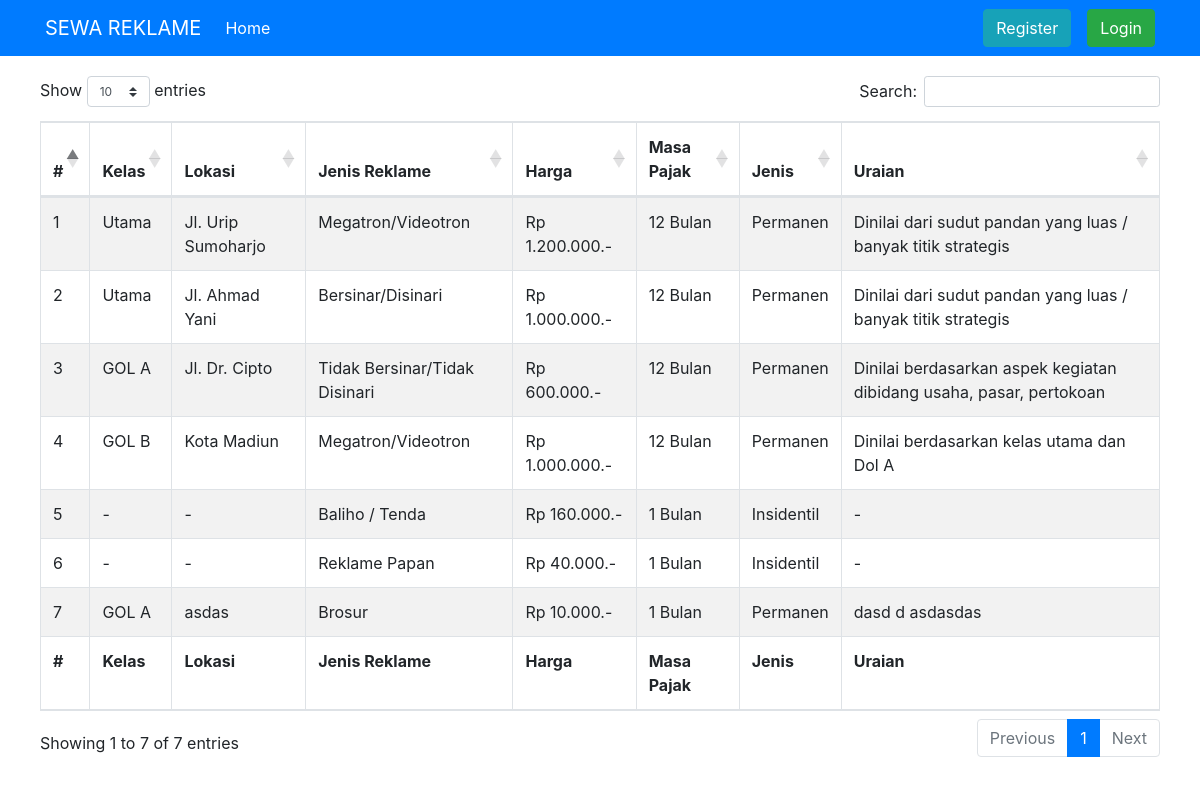
/index.php/public_site/daftar_sewa, run on an earlier commit of the app's database.
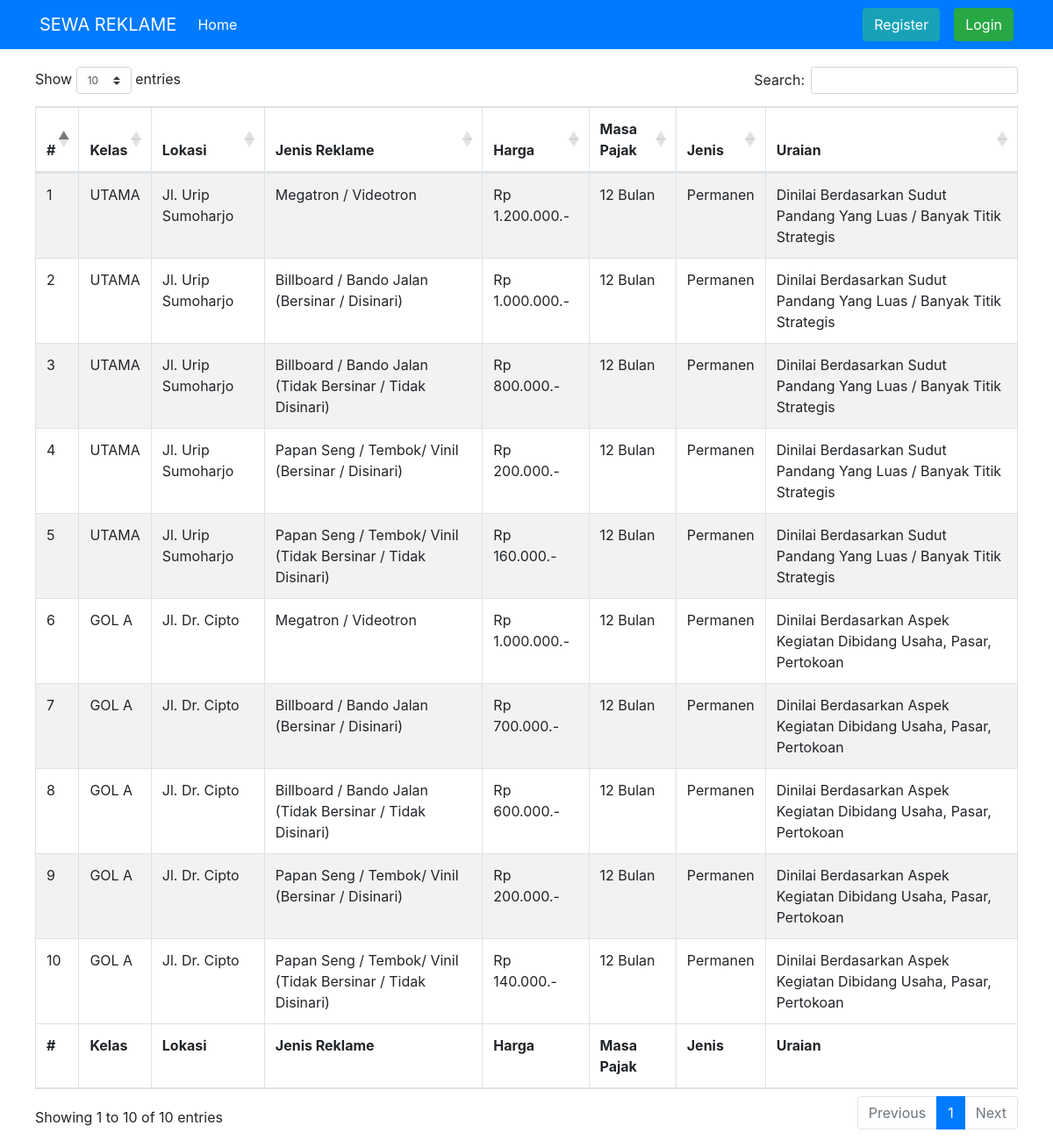
And on a later commit of the database.
### tables this page shows
CREATE TABLE `daftar_sewa_reklame` (
  `id_daftar_sewa` int(11) NOT NULL,
  `kelas` varchar(20) NOT NULL DEFAULT '-',
  `uraian` text NOT NULL,
  `lokasi` varchar(50) NOT NULL DEFAULT '-',
  `jenis_reklame` varchar(70) NOT NULL,
  `harga` int(10) NOT NULL,
  `masa_pajak` int(4) NOT NULL,
  `jenis_sewa` enum('Permanen','Insidentil') NOT NULL,
  `status` enum('Yes','No') NOT NULL DEFAULT 'No'
);

### application/controllers/public_site.php (called while the page is built, shortened)
<?php
class Public_site extends CI_Controller {
	public function __construct()
	{
		$this->load->model('Wp_model');
		$this->load->library('form_validation');
        $this->load->helper(array('form', 'url'));
	}
	public function daftar_sewa()
	{
			$data['dataDS'] = $this->Wp_model->tampilDS()->result_array();
			$this->load->view('pages/daftar_sewa_public',$data);
	}
}

### index.php (called while the page is built, shortened)
<?php
require_once BASEPATH.'core/CodeIgniter.php';

### application/models/wp_model.php (called while the page is built, shortened)
<?php
class Wp_model extends CI_Model {
	public function tampilDS()
	{
		return $this->db->get('daftar_sewa_reklame');
	}
}

### application/views/pages/daftar_sewa_public.php (the view, shortened to what this page needs)
<!DOCTYPE html>
<html lang="en">
<head>
	<link href="https://cdnjs.cloudflare.com/ajax/libs/twitter-bootstrap/4.1.3/css/bootstrap.css" rel="stylesheet" type="text/css">
	<link href="https://cdn.datatables.net/1.10.20/css/dataTables.bootstrap4.min.css" rel="stylesheet" type="text/css">
</head>
<body>
    <nav class="navbar navbar-expand-lg navbar-light bg-primary">
        <div class="container">
            <a class="navbar-brand" href="<?= base_url('Public_site');?>" style="color: white;">SEWA REKLAME</a>
            <div class="collapse navbar-collapse" id="navbarSupportedContent">
                <ul class="navbar-nav mr-auto">
                    <li class="nav-item active">
                        <a class="nav-link" href="<?= base_url('Public_site');?>" style="color: white;">Home <span class="sr-only">(current)</span></a>
                    </li>
                </ul>
                <div class="form-inline my-2 my-lg-0">
                    <a href="<?= base_url('Public_site/registrasi');?>"><button class="btn btn-info my-2 my-sm-0" type="button"><i class="fa fa-user"></i>Register</button></a>&emsp;
                    <a href="<?= base_url('Public_site/form_login');?>"><button class="btn btn-success my-2 my-sm-0" type="button"><i class="fa fa-user"></i>Login</button></a>
                </div>
            </div>
        </div>
    </nav>
    <div class="container" style="padding: 10px; margin-top: 10px;">
        <table id="example" class="table table-striped table-bordered" style="width:100%">
            <thead>
                <tr>
                    <th>#</th>
                    <th>Kelas</th>
                    <th>Lokasi</th>
                    <th>Jenis Reklame</th>
                    <th>Harga</th>
                    <th>Masa Pajak</th>
                    <th>Jenis</th>
                    <th>Uraian</th>
                </tr>
            </thead>
            <tbody>
                <?php
                $no = 1;
                    foreach ($dataDS as $ds) {
                ?>
                    <tr>
                        <td><?= $no++;?></td>
                        <td><?= $ds['kelas'];?></td>
                        <td><?= $ds['lokasi'];?></td>
                        <td><?= $ds['jenis_reklame'];?></td>
                        <td><?= "Rp " . number_format($ds['harga'],0,',','.').".-";?></td>
                        <td><?= $ds['masa_pajak'];?> Bulan</td>
                        <td><?= $ds['jenis_sewa'];?></td>
                        <td><?= $ds['uraian'];?></td>
                    </tr>
                <?php
                    }
                ?>
            </tbody>
            <tfoot>
                <tr>
                    <th>#</th>
                    <th>Kelas</th>
                    <th>Lokasi</th>
                    <th>Jenis Reklame</th>
                    <th>Harga</th>
                    <th>Masa Pajak</th>
                    <th>Jenis</th>
                    <th>Uraian</th>
                </tr>
            </tfoot>
        </table>
    </div>
</body>
</html>

What changed in the data, as far as the page shows it:
removed daftar_sewa_reklame: kelas "Utama", lokasi "Jl. Urip Sumoharjo", jenis_reklame "Megatron/Videotron", harga "1.200.000", masa_pajak "12", jenis_sewa "Permanen", uraian "Dinilai dari sudut pandan yang luas / banyak titik strategis"
removed daftar_sewa_reklame: kelas "Utama", lokasi "Jl. Ahmad Yani", jenis_reklame "Bersinar/Disinari", harga "1.000.000", masa_pajak "12", jenis_sewa "Permanen", uraian "Dinilai dari sudut pandan yang luas / banyak titik strategis"
removed daftar_sewa_reklame: kelas "GOL A", lokasi "Jl. Dr. Cipto", jenis_reklame "Tidak Bersinar/Tidak Disinari", harga "600.000", masa_pajak "12", jenis_sewa "Permanen", uraian "Dinilai berdasarkan aspek kegiatan dibidang usaha, pasar, pertokoan"
removed daftar_sewa_reklame: kelas "GOL B", lokasi "Kota Madiun", jenis_reklame "Megatron/Videotron", harga "1.000.000", masa_pajak "12", jenis_sewa "Permanen", uraian "Dinilai berdasarkan kelas utama dan Dol A"
removed daftar_sewa_reklame: kelas "-", lokasi "-", jenis_reklame "Baliho / Tenda", harga "160.000", masa_pajak "1", jenis_sewa "Insidentil", uraian "-"
removed daftar_sewa_reklame: kelas "-", lokasi "-", jenis_reklame "Reklame Papan", harga "40.000", masa_pajak "1", jenis_sewa "Insidentil", uraian "-"
removed daftar_sewa_reklame: kelas "GOL A", lokasi "asdas", jenis_reklame "Brosur", harga "10.000", masa_pajak "1", jenis_sewa "Permanen", uraian "dasd d asdasdas"
added daftar_sewa_reklame: kelas "UTAMA", lokasi "Jl. Urip Sumoharjo", jenis_reklame "Megatron / Videotron", harga "1.200.000", masa_pajak "12", jenis_sewa "Permanen", uraian "Dinilai Berdasarkan Sudut Pandang Yang Luas / Banyak Titik Strategis"
added daftar_sewa_reklame: kelas "UTAMA", lokasi "Jl. Urip Sumoharjo", jenis_reklame "Billboard / Bando Jalan (Bersinar / Disinari)", harga "1.000.000", masa_pajak "12", jenis_sewa "Permanen", uraian "Dinilai Berdasarkan Sudut Pandang Yang Luas / Banyak Titik Strategis"
added daftar_sewa_reklame: kelas "UTAMA", lokasi "Jl. Urip Sumoharjo", jenis_reklame "Billboard / Bando Jalan (Tidak Bersinar / Tidak Disinari)", harga "800.000", masa_pajak "12", jenis_sewa "Permanen", uraian "Dinilai Berdasarkan Sudut Pandang Yang Luas / Banyak Titik Strategis"
added daftar_sewa_reklame: kelas "UTAMA", lokasi "Jl. Urip Sumoharjo", jenis_reklame "Papan Seng / Tembok/ Vinil (Bersinar / Disinari)", harga "200.000", masa_pajak "12", jenis_sewa "Permanen", uraian "Dinilai Berdasarkan Sudut Pandang Yang Luas / Banyak Titik Strategis"
added daftar_sewa_reklame: kelas "UTAMA", lokasi "Jl. Urip Sumoharjo", jenis_reklame "Papan Seng / Tembok/ Vinil (Tidak Bersinar / Tidak Disinari)", harga "160.000", masa_pajak "12", jenis_sewa "Permanen", uraian "Dinilai Berdasarkan Sudut Pandang Yang Luas / Banyak Titik Strategis"
added daftar_sewa_reklame: kelas "GOL A", lokasi "Jl. Dr. Cipto", jenis_reklame "Megatron / Videotron", harga "1.000.000", masa_pajak "12", jenis_sewa "Permanen", uraian "Dinilai Berdasarkan Aspek Kegiatan Dibidang Usaha, Pasar, Pertokoan"
added daftar_sewa_reklame: kelas "GOL A", lokasi "Jl. Dr. Cipto", jenis_reklame "Billboard / Bando Jalan (Bersinar / Disinari)", harga "700.000", masa_pajak "12", jenis_sewa "Permanen", uraian "Dinilai Berdasarkan Aspek Kegiatan Dibidang Usaha, Pasar, Pertokoan"
added daftar_sewa_reklame: kelas "GOL A", lokasi "Jl. Dr. Cipto", jenis_reklame "Billboard / Bando Jalan (Tidak Bersinar / Tidak Disinari)", harga "600.000", masa_pajak "12", jenis_sewa "Permanen", uraian "Dinilai Berdasarkan Aspek Kegiatan Dibidang Usaha, Pasar, Pertokoan"
added daftar_sewa_reklame: kelas "GOL A", lokasi "Jl. Dr. Cipto", jenis_reklame "Papan Seng / Tembok/ Vinil (Bersinar / Disinari)", harga "200.000", masa_pajak "12", jenis_sewa "Permanen", uraian "Dinilai Berdasarkan Aspek Kegiatan Dibidang Usaha, Pasar, Pertokoan"
added daftar_sewa_reklame: kelas "GOL A", lokasi "Jl. Dr. Cipto", jenis_reklame "Papan Seng / Tembok/ Vinil (Tidak Bersinar / Tidak Disinari)", harga "140.000", masa_pajak "12", jenis_sewa "Permanen", uraian "Dinilai Berdasarkan Aspek Kegiatan Dibidang Usaha, Pasar, Pertokoan"
Also different on the page:
text written by a page script: "Show entries Search: Showing 1 to 7 of 7 entries Previous 1 Next" → "Show entries Search: Showing 1 to 10 of 10 entries Previous 1 Next"
